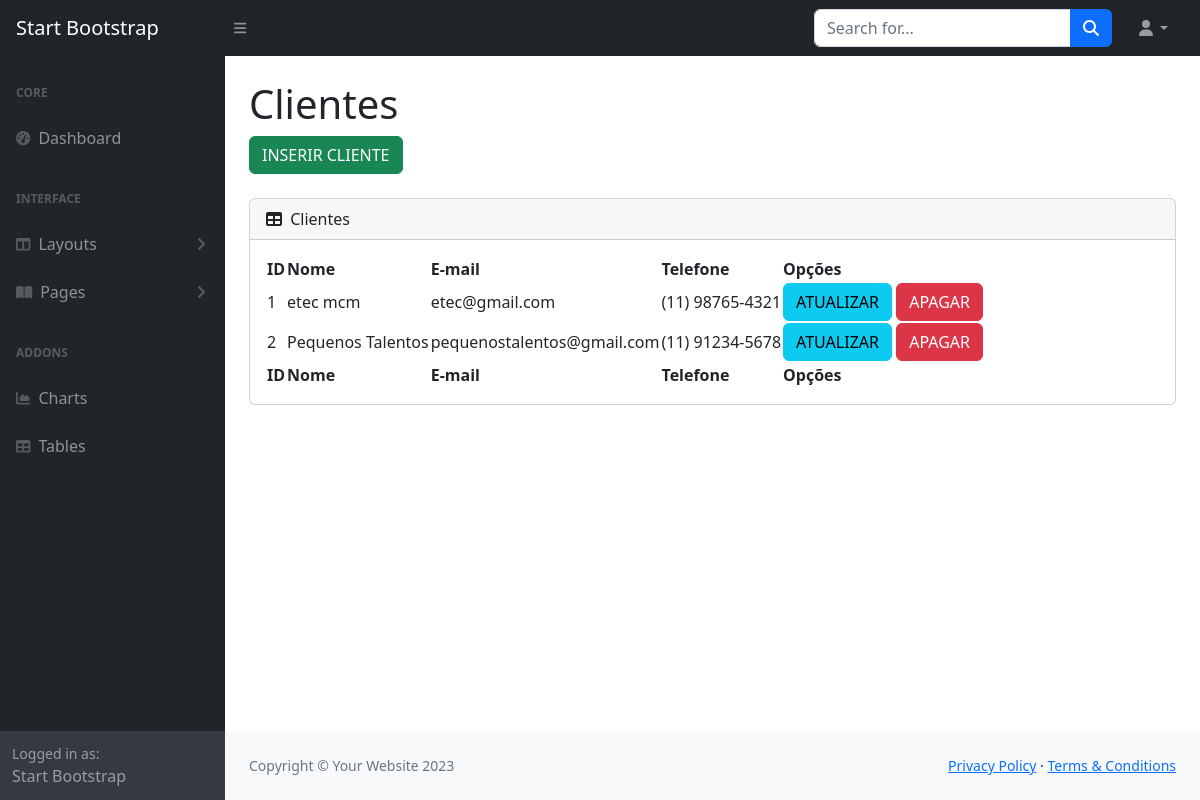
Page /painel/index.php on the earlier database version.
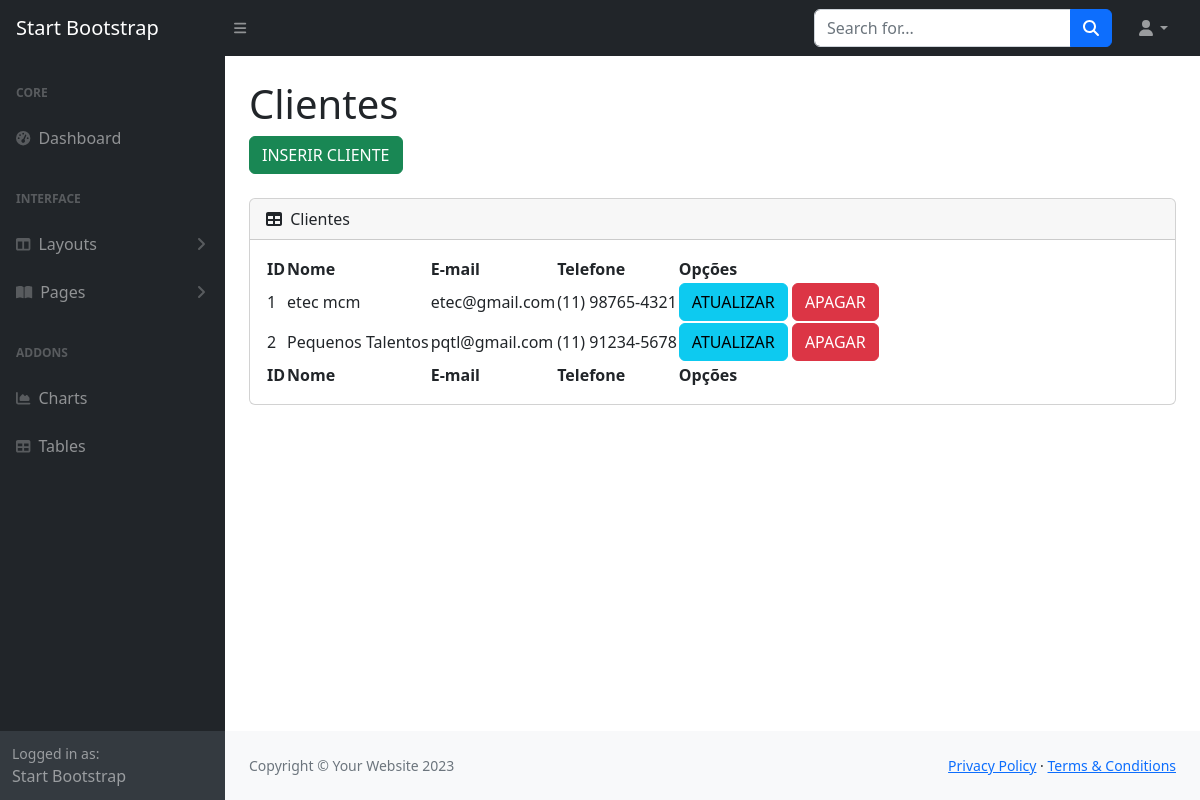
Same page on the later database version.
### tables this page shows
CREATE TABLE `clientes` (
  `id_cliente` int(11) NOT NULL,
  `nome_cliente` varchar(255) NOT NULL,
  `email_cliente` varchar(255) NOT NULL,
  `telefone` varchar(255) NOT NULL
);

### painel/index.php (the view, shortened to what this page needs)
<?php
    include 'conecta.php';
    include 'menu.php';
?>
            <div id="layoutSidenav_content">
                <main>
                    <div class="container-fluid px-4">
                        <h1 class="mt-4">Clientes</h1>
                        <ol class="breadcrumb mb-4">
                            <li class="breadcrumb-item active"> <a class="btn btn-success" href="insere_cliente.php">INSERIR CLIENTE</a></li>
                        </ol>
                        <div class="card mb-4">
                            <div class="card-header">
                                <i class="fas fa-table me-1"></i>
                                Clientes
                            </div>
                            <div class="card-body">
                                <table id="datatablesSimple">
                                    <thead>
                                        <tr>
                                            <th>ID</th>
                                            <th>Nome</th>
                                            <th>E-mail</th>
                                            <th>Telefone</th>
                                            <th>Opções</th>
                                        </tr>
                                    </thead>
                                    <tfoot>
                                        <tr>
                                            <th>ID</th>
                                            <th>Nome</th>
                                            <th>E-mail</th>
                                            <th>Telefone</th>
                                            <th>Opções</th>
                                        </tr>
                                    </tfoot>
                                    <tbody>
                                        <?php
                                            $sql = "SELECT * FROM clientes";
                                            $consulta = $conexao->query($sql);
                                            while($dados = $consulta->fetch_assoc()){
                                                echo "<tr>";
                                                echo "<td>".$dados['id_cliente']."</td>";
                                                echo "<td>".$dados['nome_cliente']."</td>";
                                                echo "<td>".$dados['email_cliente']."</td>";
                                                echo "<td>".$dados['telefone']."</td>";
                                                echo "<td>
                                                    <a class='btn btn-info' href='atualiza_cliente.php'>ATUALIZAR</a>
                                                    <a class='btn btn-danger' href=''>APAGAR</a>
                                                </td>";
                                                echo "</tr>";
                                            }
                                        ?>
                                    </tbody>
                                </table>
                            </div>
                        </div>
                    </div>
                </main>
                <footer class="py-4 bg-light mt-auto">
                    <div class="container-fluid px-4">
                        <div class="d-flex align-items-center justify-content-between small">
                            <div class="text-muted">Copyright &copy; Your Website 2023</div>
                            <div>
                                <a href="#">Privacy Policy</a>
                                &middot;
                                <a href="#">Terms &amp; Conditions</a>
                            </div>
                        </div>
                    </div>
                </footer>
            </div>
        </div>
    </body>
</html>

### painel/menu.php (shortened to what this page needs)
<!DOCTYPE html>
<html lang="pt-br">
    <head>
        <link href="https://cdn.jsdelivr.net/npm/simple-datatables@7.1.2/dist/style.min.css" rel="stylesheet" />
        <link href="css/styles.css" rel="stylesheet" />
    </head>
    <body class="sb-nav-fixed">
        <nav class="sb-topnav navbar navbar-expand navbar-dark bg-dark">
            <a class="navbar-brand ps-3" href="index.php">Start Bootstrap</a>
            <button class="btn btn-link btn-sm order-1 order-lg-0 me-4 me-lg-0" id="sidebarToggle" href="#!"><i class="fas fa-bars"></i></button>
            <form class="d-none d-md-inline-block form-inline ms-auto me-0 me-md-3 my-2 my-md-0">
                <div class="input-group">
                    <input class="form-control" type="text" placeholder="Search for..." aria-label="Search for..." aria-describedby="btnNavbarSearch" />
                    <button class="btn btn-primary" id="btnNavbarSearch" type="button"><i class="fas fa-search"></i></button>
                </div>
            </form>
            <ul class="navbar-nav ms-auto ms-md-0 me-3 me-lg-4">
                <li class="nav-item dropdown">
                    <a class="nav-link dropdown-toggle" id="navbarDropdown" href="#" role="button" data-bs-toggle="dropdown" aria-expanded="false"><i class="fas fa-user fa-fw"></i></a>
                </li>
            </ul>
        </nav>
        <div id="layoutSidenav">
            <div id="layoutSidenav_nav">
                <nav class="sb-sidenav accordion sb-sidenav-dark" id="sidenavAccordion">
                    <div class="sb-sidenav-menu">
                        <div class="nav">
                            <div class="sb-sidenav-menu-heading">Core</div>
                            <a class="nav-link" href="index.php">
                                <div class="sb-nav-link-icon"><i class="fas fa-tachometer-alt"></i></div>
                                Dashboard
                            </a>
                            <div class="sb-sidenav-menu-heading">Interface</div>
                            <a class="nav-link collapsed" href="#" data-bs-toggle="collapse" data-bs-target="#collapseLayouts" aria-expanded="false" aria-controls="collapseLayouts">
                                <div class="sb-nav-link-icon"><i class="fas fa-columns"></i></div>
                                Layouts
                                <div class="sb-sidenav-collapse-arrow"><i class="fas fa-angle-down"></i></div>
                            </a>
                            <a class="nav-link collapsed" href="#" data-bs-toggle="collapse" data-bs-target="#collapsePages" aria-expanded="false" aria-controls="collapsePages">
                                <div class="sb-nav-link-icon"><i class="fas fa-book-open"></i></div>
                                Pages
                                <div class="sb-sidenav-collapse-arrow"><i class="fas fa-angle-down"></i></div>
                            </a>
                            <div class="sb-sidenav-menu-heading">Addons</div>
                            <a class="nav-link" href="charts.html">
                                <div class="sb-nav-link-icon"><i class="fas fa-chart-area"></i></div>
                                Charts
                            </a>
                            <a class="nav-link" href="tables.html">
                                <div class="sb-nav-link-icon"><i class="fas fa-table"></i></div>
                                Tables
                            </a>
                        </div>
                    </div>
                    <div class="sb-sidenav-footer">
                        <div class="small">Logged in as:</div>
                        Start Bootstrap
                    </div>
                </nav>
            </div>

Differences in the rows shown:
changed clientes "Pequenos Talentos": email_cliente "pequenostalentos@gmail.com" → "pqtl@gmail.com"
